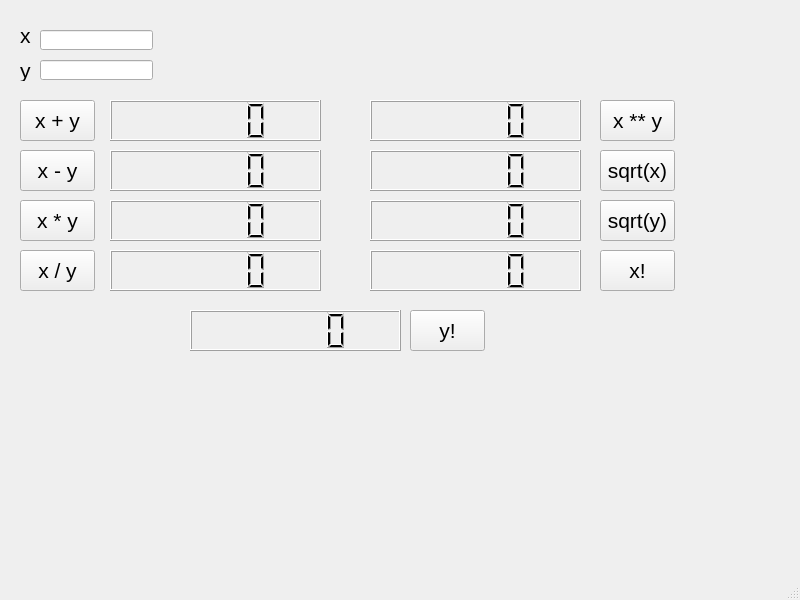
<?xml version="1.0" encoding="UTF-8"?>
<ui version="4.0">
 <class>Krasivij_kalkulator</class>
 <widget class="QMainWindow" name="Krasivij_kalkulator">
  <property name="geometry">
   <rect>
    <x>0</x>
    <y>0</y>
    <width>800</width>
    <height>600</height>
   </rect>
  </property>
  <property name="windowTitle">
   <string>MainWindow</string>
  </property>
  <widget class="QWidget" name="centralwidget">
   <widget class="QLabel" name="label">
    <property name="geometry">
     <rect>
      <x>20</x>
      <y>20</y>
      <width>16</width>
      <height>31</height>
     </rect>
    </property>
    <property name="font">
     <font>
      <pointsize>16</pointsize>
     </font>
    </property>
    <property name="text">
     <string>x</string>
    </property>
   </widget>
   <widget class="QLineEdit" name="lineEdit">
    <property name="geometry">
     <rect>
      <x>40</x>
      <y>30</y>
      <width>113</width>
      <height>20</height>
     </rect>
    </property>
   </widget>
   <widget class="QLCDNumber" name="lcdNumber">
    <property name="geometry">
     <rect>
      <x>110</x>
      <y>100</y>
      <width>211</width>
      <height>41</height>
     </rect>
    </property>
   </widget>
   <widget class="QPushButton" name="pushButton">
    <property name="geometry">
     <rect>
      <x>20</x>
      <y>100</y>
      <width>75</width>
      <height>41</height>
     </rect>
    </property>
    <property name="font">
     <font>
      <pointsize>16</pointsize>
     </font>
    </property>
    <property name="text">
     <string>x + y</string>
    </property>
   </widget>
   <widget class="QLabel" name="label_2">
    <property name="geometry">
     <rect>
      <x>20</x>
      <y>60</y>
      <width>16</width>
      <height>21</height>
     </rect>
    </property>
    <property name="font">
     <font>
      <pointsize>16</pointsize>
     </font>
    </property>
    <property name="text">
     <string>y</string>
    </property>
   </widget>
   <widget class="QLineEdit" name="lineEdit_2">
    <property name="geometry">
     <rect>
      <x>40</x>
      <y>60</y>
      <width>113</width>
      <height>20</height>
     </rect>
    </property>
   </widget>
   <widget class="QPushButton" name="pushButton_2">
    <property name="geometry">
     <rect>
      <x>20</x>
      <y>150</y>
      <width>75</width>
      <height>41</height>
     </rect>
    </property>
    <property name="font">
     <font>
      <pointsize>16</pointsize>
     </font>
    </property>
    <property name="text">
     <string>x - y</string>
    </property>
   </widget>
   <widget class="QLCDNumber" name="lcdNumber_2">
    <property name="geometry">
     <rect>
      <x>110</x>
      <y>150</y>
      <width>211</width>
      <height>41</height>
     </rect>
    </property>
   </widget>
   <widget class="QPushButton" name="pushButton_3">
    <property name="geometry">
     <rect>
      <x>20</x>
      <y>200</y>
      <width>75</width>
      <height>41</height>
     </rect>
    </property>
    <property name="font">
     <font>
      <pointsize>16</pointsize>
     </font>
    </property>
    <property name="text">
     <string>x * y</string>
    </property>
   </widget>
   <widget class="QLCDNumber" name="lcdNumber_3">
    <property name="geometry">
     <rect>
      <x>110</x>
      <y>200</y>
      <width>211</width>
      <height>41</height>
     </rect>
    </property>
   </widget>
   <widget class="QPushButton" name="pushButton_4">
    <property name="geometry">
     <rect>
      <x>20</x>
      <y>250</y>
      <width>75</width>
      <height>41</height>
     </rect>
    </property>
    <property name="font">
     <font>
      <pointsize>16</pointsize>
     </font>
    </property>
    <property name="text">
     <string>x / y</string>
    </property>
   </widget>
   <widget class="QLCDNumber" name="lcdNumber_4">
    <property name="geometry">
     <rect>
      <x>110</x>
      <y>250</y>
      <width>211</width>
      <height>41</height>
     </rect>
    </property>
   </widget>
   <widget class="QPushButton" name="pushButton_5">
    <property name="geometry">
     <rect>
      <x>600</x>
      <y>100</y>
      <width>75</width>
      <height>41</height>
     </rect>
    </property>
    <property name="font">
     <font>
      <pointsize>16</pointsize>
     </font>
    </property>
    <property name="text">
     <string>x ** y</string>
    </property>
   </widget>
   <widget class="QLCDNumber" name="lcdNumber_5">
    <property name="geometry">
     <rect>
      <x>370</x>
      <y>100</y>
      <width>211</width>
      <height>41</height>
     </rect>
    </property>
   </widget>
   <widget class="QPushButton" name="pushButton_6">
    <property name="geometry">
     <rect>
      <x>600</x>
      <y>150</y>
      <width>75</width>
      <height>41</height>
     </rect>
    </property>
    <property name="font">
     <font>
      <pointsize>16</pointsize>
     </font>
    </property>
    <property name="text">
     <string>sqrt(x)</string>
    </property>
   </widget>
   <widget class="QPushButton" name="pushButton_7">
    <property name="geometry">
     <rect>
      <x>600</x>
      <y>200</y>
      <width>75</width>
      <height>41</height>
     </rect>
    </property>
    <property name="font">
     <font>
      <pointsize>16</pointsize>
     </font>
    </property>
    <property name="text">
     <string>sqrt(y)</string>
    </property>
   </widget>
   <widget class="QPushButton" name="pushButton_8">
    <property name="geometry">
     <rect>
      <x>600</x>
      <y>250</y>
      <width>75</width>
      <height>41</height>
     </rect>
    </property>
    <property name="font">
     <font>
      <pointsize>16</pointsize>
     </font>
    </property>
    <property name="text">
     <string>x!</string>
    </property>
   </widget>
   <widget class="QPushButton" name="pushButton_9">
    <property name="geometry">
     <rect>
      <x>410</x>
      <y>310</y>
      <width>75</width>
      <height>41</height>
     </rect>
    </property>
    <property name="font">
     <font>
      <pointsize>16</pointsize>
     </font>
    </property>
    <property name="text">
     <string>y!</string>
    </property>
   </widget>
   <widget class="QLCDNumber" name="lcdNumber_6">
    <property name="geometry">
     <rect>
      <x>370</x>
      <y>150</y>
      <width>211</width>
      <height>41</height>
     </rect>
    </property>
   </widget>
   <widget class="QLCDNumber" name="lcdNumber_7">
    <property name="geometry">
     <rect>
      <x>370</x>
      <y>200</y>
      <width>211</width>
      <height>41</height>
     </rect>
    </property>
   </widget>
   <widget class="QLCDNumber" name="lcdNumber_8">
    <property name="geometry">
     <rect>
      <x>370</x>
      <y>250</y>
      <width>211</width>
      <height>41</height>
     </rect>
    </property>
   </widget>
   <widget class="QLCDNumber" name="lcdNumber_9">
    <property name="geometry">
     <rect>
      <x>190</x>
      <y>310</y>
      <width>211</width>
      <height>41</height>
     </rect>
    </property>
   </widget>
  </widget>
  <widget class="QMenuBar" name="menubar">
   <property name="geometry">
    <rect>
     <x>0</x>
     <y>0</y>
     <width>800</width>
     <height>21</height>
    </rect>
   </property>
  </widget>
  <widget class="QStatusBar" name="statusbar"/>
 </widget>
 <resources/>
 <connections/>
</ui>
